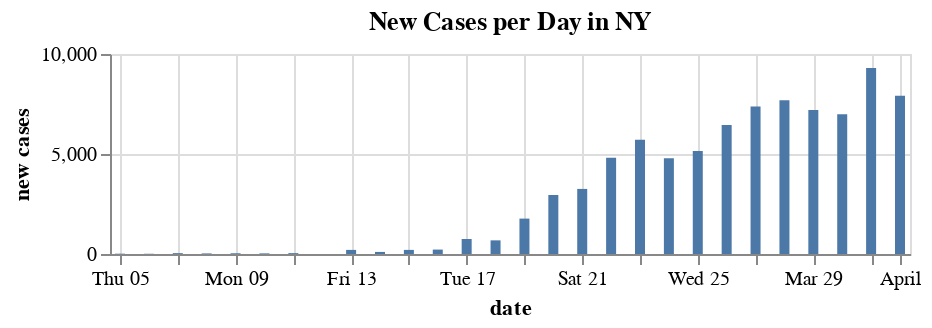

Write notebook code for a chart like this one.
### Code cell
alt.Chart(data, height=100).mark_bar().encode(
    x='date',
    y='new cases'
).properties(
    title='New Cases per Day in ' + state
)

### Figure 1 — Vega-Lite specification as saved in the notebook (floating-point values rounded to 4 significant figures)
{"$schema": "https://vega.github.io/schema/vega-lite/v3.4.0.json", "config": {"mark": {"tooltip": null}, "view": {"height": 300, "width": 400}}, "data": {"name": "data-b0b4b940374c81b4020d4353c8731c13"}, "datasets": {"data-b0b4b940374c81b4020d4353c8731c13": [{"date": "2020-03-04T00:00:00", "negative": 48, "new cases": null, "positive": 6}, {"date": "2020-03-05T00:00:00", "negative": 76, "new cases": 16, "positive": 22}, {"date": "2020-03-06T00:00:00", "negative": 92, "new cases": 11, "positive": 33}, {"date": "2020-03-07T00:00:00", "negative": 92, "new cases": 43, "positive": 76}, {"date": "2020-03-08T00:00:00", "negative": 92, "new cases": 29, "positive": 105}, {"date": "2020-03-09T00:00:00", "negative": 92, "new cases": 37, "positive": 142}, {"date": "2020-03-10T00:00:00", "negative": 92, "new cases": 31, "positive": 173}, {"date": "2020-03-11T00:00:00", "negative": 92, "new cases": 43, "positive": 216}, {"date": "2020-03-12T00:00:00", "negative": 92, "new cases": 0, "positive": 216}, {"date": "2020-03-13T00:00:00", "negative": 2779, "new cases": 205, "positive": 421}, {"date": "2020-03-14T00:00:00", "negative": 2779, "new cases": 103, "positive": 524}, {"date": "2020-03-15T00:00:00", "negative": 4543, "new cases": 205, "positive": 729}, {"date": "2020-03-16T00:00:00", "negative": 4543, "new cases": 221, "positive": 950}, {"date": "2020-03-17T00:00:00", "negative": 5506, "new cases": 750, "positive": 1700}, {"date": "2020-03-18T00:00:00", "negative": 12215, "new cases": 682, "positive": 2382}, {"date": "2020-03-19T00:00:00", "negative": 18132, "new cases": 1770, "positive": 4152}, {"date": "2020-03-20T00:00:00", "negative": 25325, "new cases": 2950, "positive": 7102}, {"date": "2020-03-21T00:00:00", "negative": 35081, "new cases": 3254, "positive": 10356}, {"date": "2020-03-22T00:00:00", "negative": 46233, "new cases": 4812, "positive": 15168}, {"date": "2020-03-23T00:00:00", "negative": 57414, "new cases": 5707, "positive": 20875}, {"date": "2020-03-24T00:00:00", "negative": 65605, "new cases": 4790, "positive": 25665}, {"date": "2020-03-25T00:00:00", "negative": 72668, "new cases": 5146, "positive": 30811}, {"date": "2020-03-26T00:00:00", "negative": 84846, "new cases": 6447, "positive": 37258}, {"date": "2020-03-27T00:00:00", "negative": 101118, "new cases": 7377, "positive": 44635}, {"date": "2020-03-28T00:00:00", "negative": 103616, "new cases": 7683, "positive": 52318}, {"date": "2020-03-29T00:00:00", "negative": 112847, "new cases": 7195, "positive": 59513}, {"date": "2020-03-30T00:00:00", "negative": 119971, "new cases": 6984, "positive": 66497}, {"date": "2020-03-31T00:00:00", "negative": 129391, "new cases": 9298, "positive": 75795}, {"date": "2020-04-01T00:00:00", "negative": 137168, "new cases": 7917, "positive": 83712}]}, "encoding": {"x": {"field": "date", "type": "temporal"}, "y": {"field": "new cases", "type": "quantitative"}}, "height": 100, "mark": "bar", "title": "New Cases per Day in NY"}
